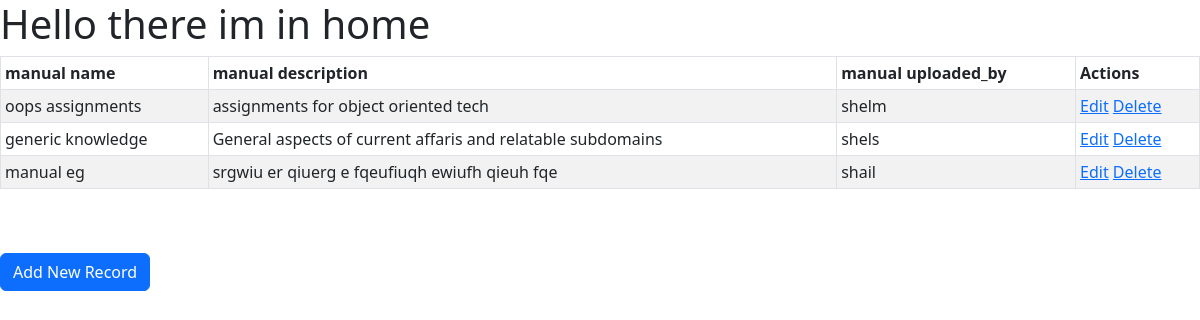
The app's page /, older data.
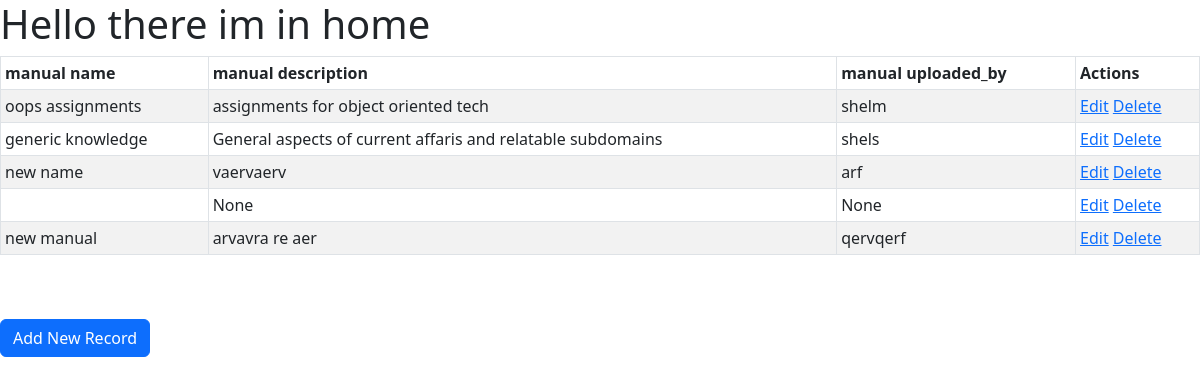
The same page, newer data.
### myApp/models.py (models this page shows, shortened)
class Manual(models.Model):
    title = models.CharField(max_length=200)
    description = models.TextField(null=True,blank = True)
    uploaded_by = models.CharField(max_length=200,null = True,blank = True)

### myApp/views.py (the view)
# urls.py: 2. Add a URL to urlpatterns:  path('', views.home, name='home')
def home(request):
    manuals = Manual.objects.all()
    return render(request,"myApp/home.html",{'manuals':manuals})

### myApp/templates/myApp/home.html
{% extends 'myApp/base.html' %}
{% load static%}
{% block content%}
<table class="table table-striped table-bordered table-sm">
    <thead class="thead-dark">
    <tr>
        <th>manual name</th>
        <th>manual description</th>
        <th>manual uploaded_by</th>
        <th>Actions</th>
    </tr>
    </thead>
    <tbody>
{% for manual in manuals %}
    <tr>
        <td>{{ manual.title }}</td>
        <td>{{ manual.description }}</td>
        <td>{{ manual.uploaded_by }}</td>
        <td>
            <a href="edit/{{ manual.id }}"><span class="glyphicon glyphicon-pencil" >Edit</span></a>
            <a href="delete/{{ manual.id }}">Delete</a>
        </td>
    </tr>
{% endfor %}
    </tbody>
</table>
<br>
<br>
<a href="/add_manual" class="btn btn-primary">Add New Record</a>
{% endblock %}

### myApp/templates/myApp/base.html (shortened to what this page needs)
{% load static %}
<!DOCTYPE html>
<html>
    <head>
        <link rel="stylesheet" href="https://cdn.jsdelivr.net/npm/bootstrap@5.3.0/dist/css/bootstrap.min.css">
        <link rel="stylesheet" src="{% static '/myApp/home.css' %}">
    </head>
    <body>
        <h1>Hello there im in home</h1>
       {% block content %} {% endblock %}
    </body>
</html>

Row changes from the older to the newer data that the page shows:
removed Manual: title "manual eg", description "srgwiu er qiuerg e fqeufiuqh ewiufh qieuh fqe", uploaded_by "shail"
added Manual: title "new name", description "vaervaerv", uploaded_by "arf"
added Manual: description "None", uploaded_by "None"
added Manual: title "new manual", description "arvavra re aer", uploaded_by "qervqerf"
